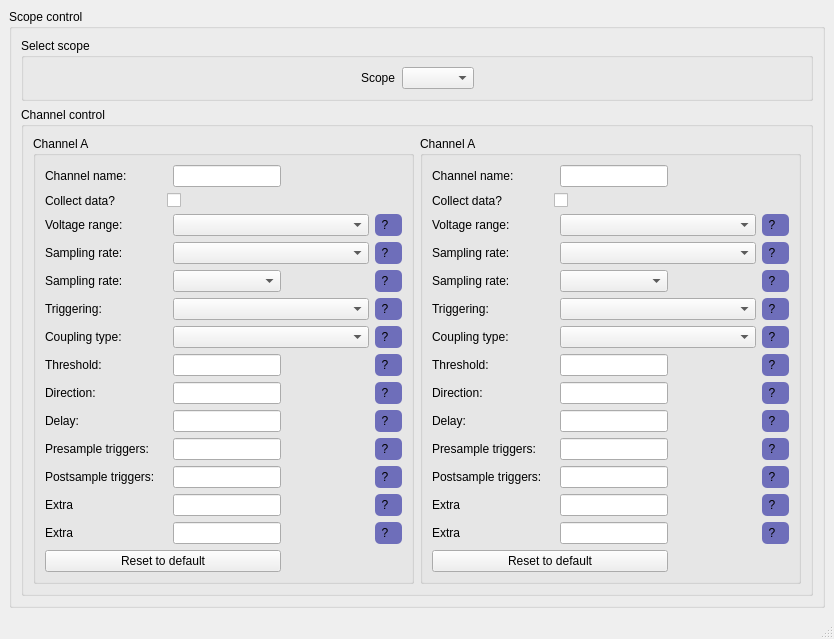
<?xml version="1.0" encoding="UTF-8"?>
<ui version="4.0">
 <class>ScopeControlWindow</class>
 <widget class="QMainWindow" name="ScopeControlWindow">
  <property name="geometry">
   <rect>
    <x>0</x>
    <y>0</y>
    <width>834</width>
    <height>587</height>
   </rect>
  </property>
  <property name="windowTitle">
   <string>MainWindow</string>
  </property>
  <widget class="QWidget" name="centralwidget">
   <layout class="QHBoxLayout" name="horizontalLayout">
    <item>
     <widget class="QGroupBox" name="groupBox">
      <property name="title">
       <string>Scope control</string>
      </property>
      <layout class="QVBoxLayout" name="verticalLayout_4" stretch="1,10">
       <item>
        <widget class="QGroupBox" name="groupBox_5">
         <property name="title">
          <string>Select scope</string>
         </property>
         <layout class="QHBoxLayout" name="horizontalLayout_3">
          <item>
           <spacer name="horizontalSpacer">
            <property name="orientation">
             <enum>Qt::Horizontal</enum>
            </property>
            <property name="sizeHint" stdset="0">
             <size>
              <width>40</width>
              <height>20</height>
             </size>
            </property>
           </spacer>
          </item>
          <item>
           <widget class="QLabel" name="label">
            <property name="text">
             <string>Scope</string>
            </property>
           </widget>
          </item>
          <item>
           <widget class="QComboBox" name="comboBox"/>
          </item>
          <item>
           <spacer name="horizontalSpacer_2">
            <property name="orientation">
             <enum>Qt::Horizontal</enum>
            </property>
            <property name="sizeHint" stdset="0">
             <size>
              <width>40</width>
              <height>20</height>
             </size>
            </property>
           </spacer>
          </item>
         </layout>
        </widget>
       </item>
       <item>
        <widget class="QGroupBox" name="groupBox_4">
         <property name="title">
          <string>Channel control</string>
         </property>
         <layout class="QHBoxLayout" name="horizontalLayout_2">
          <item>
           <widget class="QGroupBox" name="groupBox_2">
            <property name="title">
             <string>Channel A</string>
            </property>
            <layout class="QGridLayout" name="gridLayout" rowstretch="0,0,0,0,0,0,0,0,0,0,0,0,0,0,0,0,0,0,0,0,0" columnstretch="0,0,0,0,6,2">
             <item row="10" column="5">
              <widget class="QLabel" name="label_43">
               <property name="styleSheet">
                <string notr="true">QLabel{
	background-color: rgb(110,110,186);
	padding: 0px;
	border-radius: 5px;
	font: 75 10pt &quot;Candara&quot;;
}</string>
               </property>
               <property name="text">
                <string>  ?</string>
               </property>
              </widget>
             </item>
             <item row="1" column="0">
              <widget class="QLabel" name="label_12">
               <property name="text">
                <string>Channel name:</string>
               </property>
              </widget>
             </item>
             <item row="9" column="0">
              <widget class="QLabel" name="label_14">
               <property name="text">
                <string>Direction:</string>
               </property>
              </widget>
             </item>
             <item row="11" column="0">
              <widget class="QLabel" name="label_16">
               <property name="text">
                <string>Presample triggers:</string>
               </property>
              </widget>
             </item>
             <item row="2" column="2" colspan="2">
              <widget class="QCheckBox" name="checkBox">
               <property name="text">
                <string/>
               </property>
              </widget>
             </item>
             <item row="7" column="5">
              <widget class="QLabel" name="label_36">
               <property name="styleSheet">
                <string notr="true">QLabel{
	background-color: rgb(110,110,186);
	padding: 0px;
	border-radius: 5px;
	font: 75 10pt &quot;Candara&quot;;
}</string>
               </property>
               <property name="text">
                <string>  ?</string>
               </property>
              </widget>
             </item>
             <item row="13" column="5">
              <widget class="QLabel" name="label_46">
               <property name="styleSheet">
                <string notr="true">QLabel{
	background-color: rgb(110,110,186);
	padding: 0px;
	border-radius: 5px;
	font: 75 10pt &quot;Candara&quot;;
}</string>
               </property>
               <property name="text">
                <string>  ?</string>
               </property>
              </widget>
             </item>
             <item row="14" column="5">
              <widget class="QLabel" name="label_47">
               <property name="styleSheet">
                <string notr="true">QLabel{
	background-color: rgb(110,110,186);
	padding: 0px;
	border-radius: 5px;
	font: 75 10pt &quot;Candara&quot;;
}</string>
               </property>
               <property name="text">
                <string>  ?</string>
               </property>
              </widget>
             </item>
             <item row="5" column="0">
              <widget class="QLabel" name="label_11">
               <property name="text">
                <string>Sampling rate:</string>
               </property>
              </widget>
             </item>
             <item row="12" column="0">
              <widget class="QLabel" name="label_17">
               <property name="text">
                <string>Postsample triggers:</string>
               </property>
              </widget>
             </item>
             <item row="8" column="0">
              <widget class="QLabel" name="label_13">
               <property name="text">
                <string>Threshold:</string>
               </property>
              </widget>
             </item>
             <item row="10" column="3">
              <widget class="QLineEdit" name="lineEdit_5"/>
             </item>
             <item row="5" column="3">
              <widget class="QComboBox" name="comboBox_6"/>
             </item>
             <item row="6" column="0" colspan="3">
              <widget class="QLabel" name="label_9">
               <property name="text">
                <string>Triggering:</string>
               </property>
              </widget>
             </item>
             <item row="20" column="0" colspan="4">
              <widget class="QPushButton" name="pushButton">
               <property name="text">
                <string>Reset to default</string>
               </property>
              </widget>
             </item>
             <item row="8" column="5">
              <widget class="QLabel" name="label_41">
               <property name="styleSheet">
                <string notr="true">QLabel{
	background-color: rgb(110,110,186);
	padding: 0px;
	border-radius: 5px;
	font: 75 10pt &quot;Candara&quot;;
}</string>
               </property>
               <property name="text">
                <string>  ?</string>
               </property>
              </widget>
             </item>
             <item row="7" column="0" colspan="3">
              <widget class="QLabel" name="label_10">
               <property name="text">
                <string>Coupling type:</string>
               </property>
              </widget>
             </item>
             <item row="9" column="3">
              <widget class="QLineEdit" name="lineEdit_4"/>
             </item>
             <item row="14" column="3">
              <widget class="QLineEdit" name="lineEdit_9"/>
             </item>
             <item row="3" column="0" colspan="3">
              <widget class="QLabel" name="label_8">
               <property name="text">
                <string>Voltage range:</string>
               </property>
              </widget>
             </item>
             <item row="4" column="3" colspan="2">
              <widget class="QComboBox" name="comboBox_3"/>
             </item>
             <item row="10" column="0">
              <widget class="QLabel" name="label_15">
               <property name="text">
                <string>Delay:</string>
               </property>
              </widget>
             </item>
             <item row="12" column="3">
              <widget class="QLineEdit" name="lineEdit_7"/>
             </item>
             <item row="11" column="3">
              <widget class="QLineEdit" name="lineEdit_6"/>
             </item>
             <item row="14" column="0">
              <widget class="QLabel" name="label_19">
               <property name="text">
                <string>Extra</string>
               </property>
              </widget>
             </item>
             <item row="5" column="5">
              <widget class="QLabel" name="label_40">
               <property name="styleSheet">
                <string notr="true">QLabel{
	background-color: rgb(110,110,186);
	padding: 0px;
	border-radius: 5px;
	font: 75 10pt &quot;Candara&quot;;
}</string>
               </property>
               <property name="text">
                <string>  ?</string>
               </property>
              </widget>
             </item>
             <item row="4" column="0" colspan="3">
              <widget class="QLabel" name="label_7">
               <property name="text">
                <string>Sampling rate:</string>
               </property>
              </widget>
             </item>
             <item row="4" column="5">
              <widget class="QLabel" name="label_38">
               <property name="styleSheet">
                <string notr="true">QLabel{
	background-color: rgb(110,110,186);
	padding: 0px;
	border-radius: 5px;
	font: 75 10pt &quot;Candara&quot;;
}</string>
               </property>
               <property name="text">
                <string>  ?</string>
               </property>
              </widget>
             </item>
             <item row="6" column="3" colspan="2">
              <widget class="QComboBox" name="comboBox_5"/>
             </item>
             <item row="8" column="3">
              <widget class="QLineEdit" name="lineEdit_3"/>
             </item>
             <item row="1" column="3">
              <widget class="QLineEdit" name="lineEdit_2"/>
             </item>
             <item row="2" column="0" colspan="2">
              <widget class="QLabel" name="label_4">
               <property name="text">
                <string>Collect data?</string>
               </property>
              </widget>
             </item>
             <item row="12" column="5">
              <widget class="QLabel" name="label_45">
               <property name="styleSheet">
                <string notr="true">QLabel{
	background-color: rgb(110,110,186);
	padding: 0px;
	border-radius: 5px;
	font: 75 10pt &quot;Candara&quot;;
}</string>
               </property>
               <property name="text">
                <string>  ?</string>
               </property>
              </widget>
             </item>
             <item row="3" column="5">
              <widget class="QLabel" name="label_39">
               <property name="styleSheet">
                <string notr="true">QLabel{
	background-color: rgb(110,110,186);
	padding: 0px;
	border-radius: 5px;
	font: 75 10pt &quot;Candara&quot;;
}</string>
               </property>
               <property name="text">
                <string>  ?</string>
               </property>
              </widget>
             </item>
             <item row="13" column="3">
              <widget class="QLineEdit" name="lineEdit_8"/>
             </item>
             <item row="9" column="5">
              <widget class="QLabel" name="label_42">
               <property name="styleSheet">
                <string notr="true">QLabel{
	background-color: rgb(110,110,186);
	padding: 0px;
	border-radius: 5px;
	font: 75 10pt &quot;Candara&quot;;
}</string>
               </property>
               <property name="text">
                <string>  ?</string>
               </property>
              </widget>
             </item>
             <item row="3" column="3" colspan="2">
              <widget class="QComboBox" name="comboBox_2"/>
             </item>
             <item row="13" column="0">
              <widget class="QLabel" name="label_18">
               <property name="text">
                <string>Extra</string>
               </property>
              </widget>
             </item>
             <item row="6" column="5">
              <widget class="QLabel" name="label_37">
               <property name="styleSheet">
                <string notr="true">QLabel{
	background-color: rgb(110,110,186);
	padding: 0px;
	border-radius: 5px;
	font: 75 10pt &quot;Candara&quot;;
}</string>
               </property>
               <property name="text">
                <string>  ?</string>
               </property>
              </widget>
             </item>
             <item row="7" column="3" colspan="2">
              <widget class="QComboBox" name="comboBox_4"/>
             </item>
             <item row="11" column="5">
              <widget class="QLabel" name="label_44">
               <property name="styleSheet">
                <string notr="true">QLabel{
	background-color: rgb(110,110,186);
	padding: 0px;
	border-radius: 5px;
	font: 75 10pt &quot;Candara&quot;;
}</string>
               </property>
               <property name="text">
                <string>  ?</string>
               </property>
              </widget>
             </item>
            </layout>
           </widget>
          </item>
          <item>
           <widget class="QGroupBox" name="groupBox_3">
            <property name="title">
             <string>Channel A</string>
            </property>
            <layout class="QGridLayout" name="gridLayout_2" rowstretch="0,0,0,0,0,0,0,0,0,0,0,0,0,0,0,0,0,0,0,0,0" columnstretch="0,0,0,0,6,2">
             <item row="12" column="0">
              <widget class="QLabel" name="label_20">
               <property name="text">
                <string>Postsample triggers:</string>
               </property>
              </widget>
             </item>
             <item row="5" column="3">
              <widget class="QComboBox" name="comboBox_7"/>
             </item>
             <item row="9" column="3">
              <widget class="QLineEdit" name="lineEdit_10"/>
             </item>
             <item row="2" column="0" colspan="2">
              <widget class="QLabel" name="label_5">
               <property name="text">
                <string>Collect data?</string>
               </property>
              </widget>
             </item>
             <item row="8" column="3">
              <widget class="QLineEdit" name="lineEdit_11"/>
             </item>
             <item row="4" column="0" colspan="3">
              <widget class="QLabel" name="label_21">
               <property name="text">
                <string>Sampling rate:</string>
               </property>
              </widget>
             </item>
             <item row="3" column="3" colspan="2">
              <widget class="QComboBox" name="comboBox_8"/>
             </item>
             <item row="10" column="0">
              <widget class="QLabel" name="label_22">
               <property name="text">
                <string>Delay:</string>
               </property>
              </widget>
             </item>
             <item row="13" column="3">
              <widget class="QLineEdit" name="lineEdit_12"/>
             </item>
             <item row="2" column="2" colspan="2">
              <widget class="QCheckBox" name="checkBox_2">
               <property name="text">
                <string/>
               </property>
              </widget>
             </item>
             <item row="1" column="3">
              <widget class="QLineEdit" name="lineEdit_13"/>
             </item>
             <item row="4" column="3" colspan="2">
              <widget class="QComboBox" name="comboBox_9"/>
             </item>
             <item row="1" column="0">
              <widget class="QLabel" name="label_23">
               <property name="text">
                <string>Channel name:</string>
               </property>
              </widget>
             </item>
             <item row="3" column="5">
              <widget class="QLabel" name="label_48">
               <property name="styleSheet">
                <string notr="true">QLabel{
	background-color: rgb(110,110,186);
	padding: 0px;
	border-radius: 5px;
	font: 75 10pt &quot;Candara&quot;;
}</string>
               </property>
               <property name="text">
                <string>  ?</string>
               </property>
              </widget>
             </item>
             <item row="13" column="0">
              <widget class="QLabel" name="label_24">
               <property name="text">
                <string>Extra</string>
               </property>
              </widget>
             </item>
             <item row="7" column="5">
              <widget class="QLabel" name="label_49">
               <property name="styleSheet">
                <string notr="true">QLabel{
	background-color: rgb(110,110,186);
	padding: 0px;
	border-radius: 5px;
	font: 75 10pt &quot;Candara&quot;;
}</string>
               </property>
               <property name="text">
                <string>  ?</string>
               </property>
              </widget>
             </item>
             <item row="6" column="3" colspan="2">
              <widget class="QComboBox" name="comboBox_10"/>
             </item>
             <item row="11" column="0">
              <widget class="QLabel" name="label_25">
               <property name="text">
                <string>Presample triggers:</string>
               </property>
              </widget>
             </item>
             <item row="10" column="3">
              <widget class="QLineEdit" name="lineEdit_14"/>
             </item>
             <item row="6" column="5">
              <widget class="QLabel" name="label_50">
               <property name="styleSheet">
                <string notr="true">QLabel{
	background-color: rgb(110,110,186);
	padding: 0px;
	border-radius: 5px;
	font: 75 10pt &quot;Candara&quot;;
}</string>
               </property>
               <property name="text">
                <string>  ?</string>
               </property>
              </widget>
             </item>
             <item row="4" column="5">
              <widget class="QLabel" name="label_51">
               <property name="styleSheet">
                <string notr="true">QLabel{
	background-color: rgb(110,110,186);
	padding: 0px;
	border-radius: 5px;
	font: 75 10pt &quot;Candara&quot;;
}</string>
               </property>
               <property name="text">
                <string>  ?</string>
               </property>
              </widget>
             </item>
             <item row="5" column="0">
              <widget class="QLabel" name="label_26">
               <property name="text">
                <string>Sampling rate:</string>
               </property>
              </widget>
             </item>
             <item row="8" column="0">
              <widget class="QLabel" name="label_27">
               <property name="text">
                <string>Threshold:</string>
               </property>
              </widget>
             </item>
             <item row="5" column="5">
              <widget class="QLabel" name="label_52">
               <property name="styleSheet">
                <string notr="true">QLabel{
	background-color: rgb(110,110,186);
	padding: 0px;
	border-radius: 5px;
	font: 75 10pt &quot;Candara&quot;;
}</string>
               </property>
               <property name="text">
                <string>  ?</string>
               </property>
              </widget>
             </item>
             <item row="6" column="0" colspan="3">
              <widget class="QLabel" name="label_28">
               <property name="text">
                <string>Triggering:</string>
               </property>
              </widget>
             </item>
             <item row="12" column="3">
              <widget class="QLineEdit" name="lineEdit_15"/>
             </item>
             <item row="7" column="0" colspan="3">
              <widget class="QLabel" name="label_29">
               <property name="text">
                <string>Coupling type:</string>
               </property>
              </widget>
             </item>
             <item row="11" column="3">
              <widget class="QLineEdit" name="lineEdit_16"/>
             </item>
             <item row="7" column="3" colspan="2">
              <widget class="QComboBox" name="comboBox_11"/>
             </item>
             <item row="20" column="0" colspan="4">
              <widget class="QPushButton" name="pushButton_2">
               <property name="text">
                <string>Reset to default</string>
               </property>
              </widget>
             </item>
             <item row="3" column="0" colspan="3">
              <widget class="QLabel" name="label_30">
               <property name="text">
                <string>Voltage range:</string>
               </property>
              </widget>
             </item>
             <item row="9" column="0">
              <widget class="QLabel" name="label_31">
               <property name="text">
                <string>Direction:</string>
               </property>
              </widget>
             </item>
             <item row="14" column="0">
              <widget class="QLabel" name="label_32">
               <property name="text">
                <string>Extra</string>
               </property>
              </widget>
             </item>
             <item row="14" column="3">
              <widget class="QLineEdit" name="lineEdit_17"/>
             </item>
             <item row="8" column="5">
              <widget class="QLabel" name="label_53">
               <property name="styleSheet">
                <string notr="true">QLabel{
	background-color: rgb(110,110,186);
	padding: 0px;
	border-radius: 5px;
	font: 75 10pt &quot;Candara&quot;;
}</string>
               </property>
               <property name="text">
                <string>  ?</string>
               </property>
              </widget>
             </item>
             <item row="9" column="5">
              <widget class="QLabel" name="label_54">
               <property name="styleSheet">
                <string notr="true">QLabel{
	background-color: rgb(110,110,186);
	padding: 0px;
	border-radius: 5px;
	font: 75 10pt &quot;Candara&quot;;
}</string>
               </property>
               <property name="text">
                <string>  ?</string>
               </property>
              </widget>
             </item>
             <item row="10" column="5">
              <widget class="QLabel" name="label_55">
               <property name="styleSheet">
                <string notr="true">QLabel{
	background-color: rgb(110,110,186);
	padding: 0px;
	border-radius: 5px;
	font: 75 10pt &quot;Candara&quot;;
}</string>
               </property>
               <property name="text">
                <string>  ?</string>
               </property>
              </widget>
             </item>
             <item row="11" column="5">
              <widget class="QLabel" name="label_56">
               <property name="styleSheet">
                <string notr="true">QLabel{
	background-color: rgb(110,110,186);
	padding: 0px;
	border-radius: 5px;
	font: 75 10pt &quot;Candara&quot;;
}</string>
               </property>
               <property name="text">
                <string>  ?</string>
               </property>
              </widget>
             </item>
             <item row="12" column="5">
              <widget class="QLabel" name="label_57">
               <property name="styleSheet">
                <string notr="true">QLabel{
	background-color: rgb(110,110,186);
	padding: 0px;
	border-radius: 5px;
	font: 75 10pt &quot;Candara&quot;;
}</string>
               </property>
               <property name="text">
                <string>  ?</string>
               </property>
              </widget>
             </item>
             <item row="13" column="5">
              <widget class="QLabel" name="label_58">
               <property name="styleSheet">
                <string notr="true">QLabel{
	background-color: rgb(110,110,186);
	padding: 0px;
	border-radius: 5px;
	font: 75 10pt &quot;Candara&quot;;
}</string>
               </property>
               <property name="text">
                <string>  ?</string>
               </property>
              </widget>
             </item>
             <item row="14" column="5">
              <widget class="QLabel" name="label_59">
               <property name="styleSheet">
                <string notr="true">QLabel{
	background-color: rgb(110,110,186);
	padding: 0px;
	border-radius: 5px;
	font: 75 10pt &quot;Candara&quot;;
}</string>
               </property>
               <property name="text">
                <string>  ?</string>
               </property>
              </widget>
             </item>
            </layout>
           </widget>
          </item>
         </layout>
        </widget>
       </item>
      </layout>
     </widget>
    </item>
   </layout>
  </widget>
  <widget class="QMenuBar" name="menubar">
   <property name="geometry">
    <rect>
     <x>0</x>
     <y>0</y>
     <width>834</width>
     <height>22</height>
    </rect>
   </property>
  </widget>
  <widget class="QStatusBar" name="statusbar"/>
 </widget>
 <resources/>
 <connections/>
</ui>
